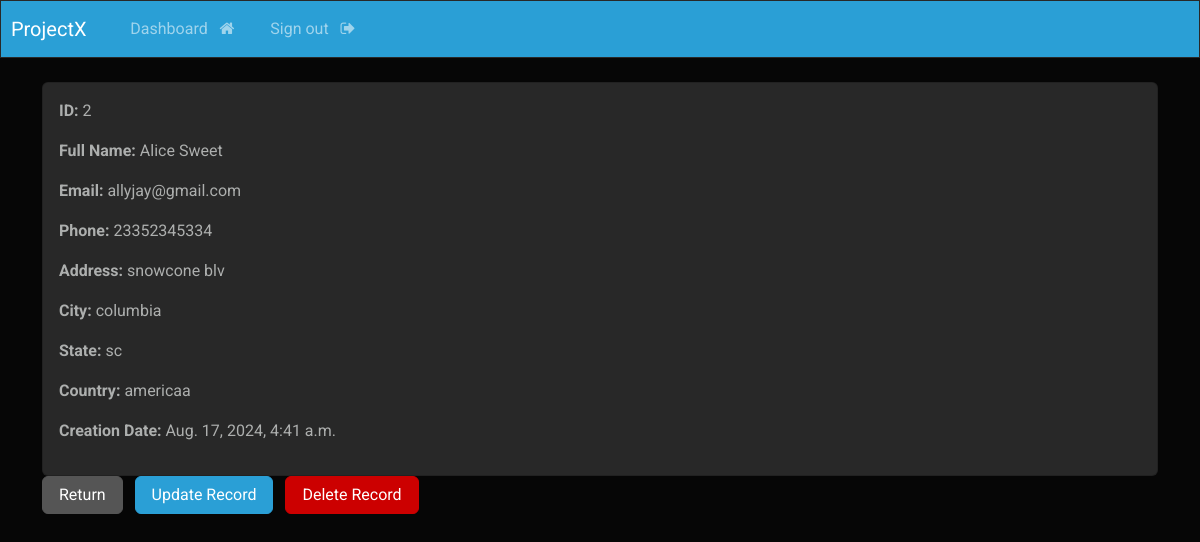
The page /record/2/ (signed in) on the database its author committed.
### webapp/models.py (models this page shows, shortened)
class Record(models.Model):
    creation_date = models.DateTimeField(auto_now_add=True)
    first_name = models.CharField(max_length=100)
    last_name = models.CharField(max_length=100)
    email = models.EmailField(max_length=100)
    phone = models.CharField(max_length=100)
    address = models.CharField(max_length=100)
    city = models.CharField(max_length=100)
    state = models.CharField(max_length=100)
    country = models.CharField(max_length=100)

### webapp/views.py (the view)
# urls.py: path('record/<int:pk>/', views.singular_record, name = 'record'),
@login_required(login_url='my-login')
def singular_record(request, pk):
    all_records = Record.objects.get(id=pk)
    context = {'record': all_records}
    return render (request, 'webapp/view-record.html', {'record': all_records})

### webapp/templates/webapp/view-record.html (shortened to what this page needs)
{% extends 'webapp/base.html' %}
{% block content %}
<div class = "card">
    <div class = "card-body">
        <p> <strong>ID: </strong>{{record.id}}</p>
        <p> <strong>Full Name: </strong>{{record.first_name}} {{record.last_name}}</p>
        <p> <strong>Email: </strong>{{record.email}}</p>
        <p> <strong>Phone: </strong>{{record.phone}}</p>
        <p> <strong>Address: </strong>{{record.address}}</p>
        <p> <strong>City: </strong>{{record.city}}</p>
        <p> <strong>State: </strong>{{record.state}}</p>
        <p> <strong>Country: </strong>{{record.country}}</p>
        <p> <strong>Creation Date: </strong>{{record.creation_date}}</p>
    </div>
</div>
<a href ="{% url 'dashboard'%}" class = 'btn btn-secondary'> Return</a>
<a href= "{% url 'update-record' record.id %}" class = 'btn btn-primary'> Update Record</a>
<a href= "{% url 'delete-record' record.id %} " class = 'btn btn-danger'> Delete Record</a>
{% endblock %}

### rows shown on the page
Record: id "2", first_name "Alice", last_name "Sweet", email "allyjay@gmail.com", phone "23352345334", address "snowcone blv", city "columbia", state "sc", country "americaa", creation_date "Aug. 17, 2024, 4:41 a.m."
